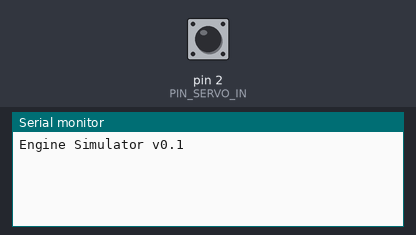
This sketch was run on a simulated Arduino Uno, built with avr-gcc and run on an emulated ATmega328P. Parts: the last lines printed to the serial monitor. The test bench sets the inputs (shaded band); at power-on: pin 2 (PIN_SERVO_IN) HIGH.

Above: at 1.2 s.
1.3 s: pin 2 (PIN_SERVO_IN) pulled LOW for 0.15 s
At 1.7 s:
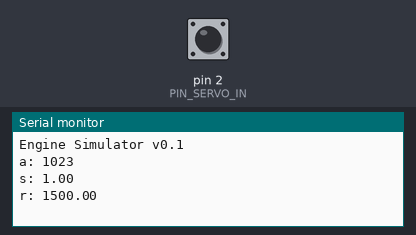
2.9 s: pin 2 (PIN_SERVO_IN) pulled LOW for 1 s
At 4.2 s:
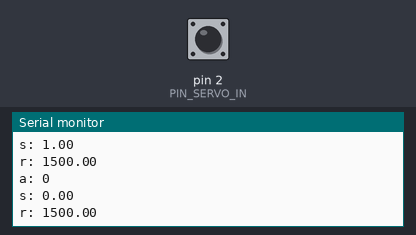

The sketch:

engine_simulator.ino
```cpp
/*
 * engine simulator
 * reads a servo input for throttle,
 * generates rpm counter pulses
 * rate of change of pulse rate
 * detirmined by integrating throttle position
 * and net torque wrt pulses
 *
 */
#define PIN_SERVO_IN 2
#define PIN_PULSE_OUT A0


#define SERVO_MIN_us               1860     //default minimum servo value
#define SERVO_MAX_us               944    //default maximum servo value
#define SERVO_RANGE_us             (SERVO_MAX_us-SERVO_MIN_us)


#define RPM_TO_US(rpm)                (60000000/(rpm))
#define US_TO_RPM(us)                 RPM_TO_US(us)   //same formula, included for clarity

#define RADS_TO_US(rads)              RPM_TO_US(RADS_TO_RPM(rads))
#define US_TO_RADS(us)                RPM_TO_RADS(US_TO_RPM(us))

#define RPM_TO_MS(rpm)                (60000/(rpm))
#define MS_TO_RPM(ms)                 RPM_TO_MS(ms)   //same formula, included for clarity

#define RPM_TO_RADS(rpm)              ((rpm) * 0.10471975511965977461542144610932)
#define RADS_TO_RPM(rads)             ((rads) * 9.5492965855137201461330258023506)

#define US_TO_S(us)                   ((us)*0.000001)
#define S_TO_US(s)                    ((s)*1000000)

#define SIM_RPM_MAX_us                RPM_TO_US(6000)
#define SIM_RPM_MIN_us                RPM_TO_US(600)

#define SIM_MASS_kgm2                 0.01    //rotational inertia in kg.m2 - manual states maximum is 250 kg.cm² to comply with EN standards
#define SIM_SHAFT_DRAG_Nms_rad        0.1     //1st order drag in Nm.sec/rad, caused by mechanical losses
#define SIM_IMPULSE_MAX               0.01    //maximum energy per power stroke in Joules, imp = torque@rpm/(2*rads)
#define SIM_IMPULSE_MIN (SIM_IMPULSE_MAX*0.001)  //minimum energy per ps - max calc: 7Nm at 3600 rpm, = 0.00928
#define SIM_INTAKE_DRAG               0.1     //reduction in pow torque with speed, caused by intake pressure drop at speed,
                                              //need to research this a bit.

#define NO_SIM_LAG  0.01  //when !do_sim, rate at which engine speed changes per rotation
/* intake drag
 *  the intake has apeture area A
 *  there's a pressure drop from intake to cyclinder of P
 *  the flow velocity into A can be estimated by A*(1-e^-k|P|)
 *  the flow velocity out of A is detirmined by the piston speed and cylinder capacity
 *  but the relationship of Vout to P is A*(e^m|P|)
 *  to accurately simulate intake dynamics, we would have to solve for P given Vout
 *  then solve for Vin, and then multiply by A to get the volume of air intaken,
 *  and then multiply by the density of air, to get the total moles of air intaken
 *  P = ln(|Vout|/A)/m
 *  Vin = A*(1-e^k( ln(Vout/A)/m ))
 *  this is wrong. it gives a peak at zero Vout and zeros at Vout=A
 *
 *  instead we will assume P is directly proportional to engine speed
 *  A sets the maximum air charge intake
 *  k set the rate at which A is approached wrt to engine speed
 *
 *  so max_power_torque is multiplied by throttle_position to get A,
 *  engine speed (in rad/s) is multiplied by -intake_drag to get -k|P|, KP
 *  actual torque is A*(1-POW(e,KP))
 *
 *
 *
 */

volatile int servo_time_us;

// since nothing else is happening, we can afford to use floats
float servo_pos;

float engine_speed_rpm;
float engine_speed_rads;
long pulse_time_us = 0;

bool do_log = true;
bool do_sim = false;

float mapf(float x, float in_min, float in_max, float out_min, float out_max)
{
  return (x - in_min) * (out_max - out_min) / (in_max - in_min) + out_min;
}
float lerp(float a, float b, float t)
{
  return a+((b-a)*t);
}

void setup() {
  // put your setup code here, to run once:
  pinMode(PIN_SERVO_IN, INPUT_PULLUP);
  attachInterrupt(digitalPinToInterrupt(PIN_SERVO_IN), servo_input, CHANGE );

  pinMode(PIN_PULSE_OUT, OUTPUT);

  engine_speed_rpm = 1500.0;
  engine_speed_rads = RADS_TO_RPM(engine_speed_rpm);
  pulse_time_us = (long)RPM_TO_US(engine_speed_rpm);

  Serial.begin(1000000);
  Serial.println(F("Engine Simulator v0.1"));
}

void loop() {
  process_input();
  simulate_engine();
}

void simulate_engine()
{
  //generate pulses at the current engine speed
  static long pulse_timestamp_us = 10000000; //start after 10 seconds
  static bool is_power_stroke = true;
  long timenow_us = micros();
  long RPM_interval = timenow_us - pulse_timestamp_us;

  if(RPM_interval >= 0)
  {
    //pulse the output
    digitalWrite(PIN_PULSE_OUT, HIGH);
    delayMicroseconds(100);
    digitalWrite(PIN_PULSE_OUT, LOW);

    if(do_sim)
    {
      //simulation
      float total_torque_Nm = 0;
      float time_s = US_TO_S((float)pulse_time_us);
      //effect of drag over the last rotation
      total_torque_Nm -= SIM_SHAFT_DRAG_Nms_rad * engine_speed_rads * time_s;

      if(is_power_stroke)
      {
        is_power_stroke = false;

        //apply power
        float power = ((SIM_IMPULSE_MAX-SIM_IMPULSE_MIN)* servo_pos) + SIM_IMPULSE_MIN;
        power *=  1 - exp(-SIM_INTAKE_DRAG * engine_speed_rads);

        total_torque_Nm += power;

      }

      //apply the torque to the flywheel
      engine_speed_rads += total_torque_Nm * (1/SIM_MASS_kgm2) * time_s;
    }
    else
    {
      float new_speed = US_TO_RADS(lerp(SIM_RPM_MIN_us, SIM_RPM_MAX_us, servo_pos));
      engine_speed_rads = lerp(engine_speed_rads, new_speed, NO_SIM_LAG);

    }


    //conver rads to rpm
    engine_speed_rpm = RADS_TO_RPM(engine_speed_rads);

    //convert to microseconds and clamp
    pulse_time_us = (long)RPM_TO_US(engine_speed_rpm);
    pulse_time_us = constrain(pulse_time_us, SIM_RPM_MAX_us, SIM_RPM_MIN_us);

    //set the time of the next pulse
    pulse_timestamp_us += pulse_time_us;

    timenow_us = micros()-timenow_us;
    if(do_log)
    {
      Serial.print("t: "); Serial.println(timenow_us);
      Serial.print("dt: "); Serial.println(pulse_time_us);
      Serial.println();
    }
  }
}


void process_input()
{
  //collect pulse time, convert to 10bit and then to float
  if (servo_time_us)
  {
    int amount = servo_time_us;
    servo_time_us = 0; //reset the pulse time so we dont keep re calculating it

    amount = map(amount, SERVO_MIN_us, SERVO_MAX_us, 0, 1024);
    amount = constrain(amount, 0, 1023);

    servo_pos = float(amount)/1024.0;

    if(do_log)
    {
      Serial.print("a: "); Serial.println(amount);
      Serial.print("s: "); Serial.println(servo_pos);
      Serial.print("r: "); Serial.println(engine_speed_rpm);
      Serial.println();
    }

  }
}

/* set up the rpm counter input pin and ISR */
void servo_input(void)
{
  static int last_us = 0;
  int now_us = micros();
  if( digitalRead(PIN_SERVO_IN) )
    last_us = now_us;
  else
    servo_time_us = now_us - last_us;
}
```

Measured:
- after the input at 1.3 s, the serial monitor: prints a new line at once (image 1)
- after the input at 2.9 s, the serial monitor: prints a new line at once (image 2)
